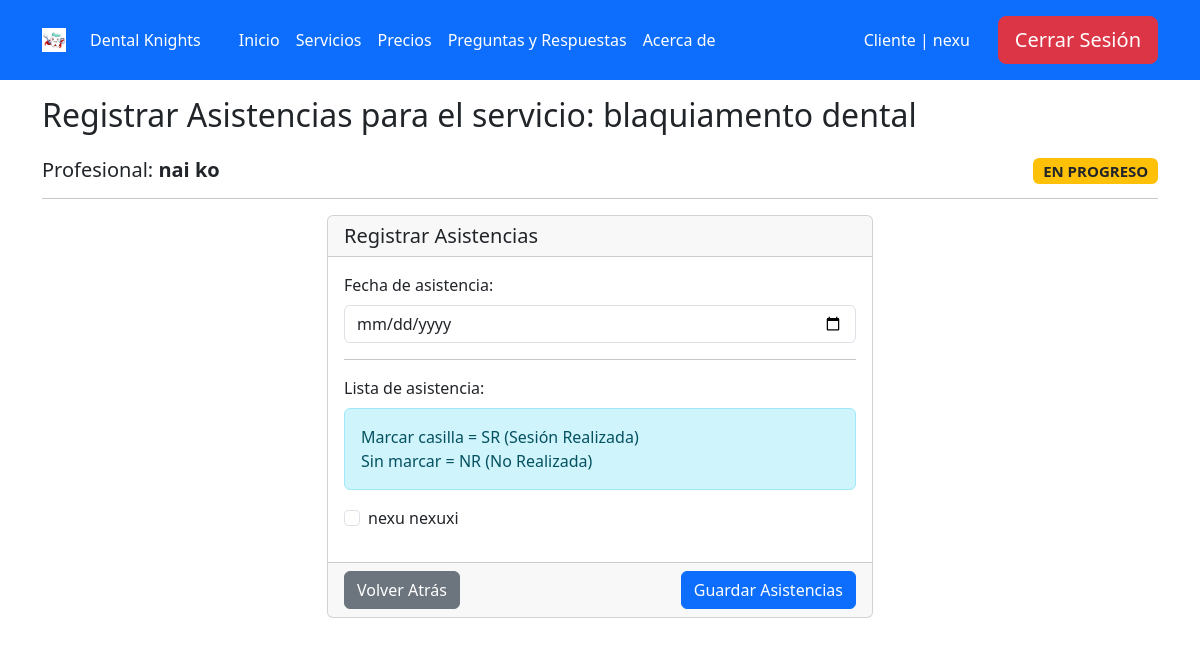
The app's page /servicios/8/asistencias/agregar/ (signed in) with its own data.
### core/models.py (models this page shows, shortened)
class Servicios(models.Model):
    STATUS_CHOICES = (
        ('S', 'Solicitud de Servicio'),  # Servicio solicitado por el cliente
        ('P', 'En progreso'),            # Servicio en proceso de realización
        ('F', 'Finalizado'),             # Servicio completado
    )
    name = models.CharField(max_length=100, verbose_name='Nombre del Servicio')  # Nombre del servicio
    description = models.TextField(blank=True, null=True, verbose_name='Descripción')  # Descripción opcional del servicio
    profesional = models.ForeignKey(User, on_delete=models.CASCADE, limit_choices_to={'groups__name': 'profesionales'}, verbose_name='Profesional')  # Profesional asignado, relacionado con un usuario del grupo "profesionales"
    n_procedimientos = models.PositiveIntegerField(default=0, verbose_name='Número de sesiones')  # Número de procedimientos o sesiones asociadas al servicio
    status = models.CharField(max_length=1, choices=STATUS_CHOICES, default='S', verbose_name='Estado')  # Estado del servicio, utilizando las opciones definidas en STATUS_CHOICES
    class Meta:
        verbose_name = 'servicio'
        verbose_name_plural = 'servicios'

class RegistroServicio(models.Model):
    servicio = models.ForeignKey(Servicios, on_delete=models.CASCADE, verbose_name='Servicio')
    cliente = models.ForeignKey(
        User,
        on_delete=models.CASCADE,  # Si el cliente se elimina, también se elimina la solicitud
        related_name='cliente_registrado',  # Relaciona la solicitud con el cliente
        limit_choices_to={'groups__name': 'clientes'},  # Limita los clientes a aquellos que están en el grupo "clientes"
        verbose_name='cliente'
    )
    enabled = models.BooleanField(default=True, verbose_name='Habilitado')
    observacion = models.TextField(null=True, blank=True, verbose_name='Observación')
    archivo = models.FileField(upload_to='archivos/', null=True, blank=True)
    odontograma = models.ImageField(upload_to='odontogramas/', null=True, blank=True)
    class Meta:
        verbose_name = 'solicitud de servicio'
        verbose_name_plural = 'solicitudes de servicios'

### core/views.py (the view, shortened to what this page needs)
# urls.py: path('servicios/<int:servicio_id>/asistencias/agregar/', login_required(AgregarAsistenciaView.as_view()), name='agregar_asistencia'),
@add_group_name_to_context
class AgregarAsistenciaView(TemplateView):
    template_name = 'agregar_asistencia.html'
    def get_context_data(self, **kwargs):
        context = super().get_context_data(**kwargs)
        servicio_id = kwargs['servicio_id']
        servicio = get_object_or_404(Servicios, id=servicio_id)
        registros = RegistroServicio.objects.filter(servicio=servicio)
        context['servicio'] = servicio
        context['registros'] = registros
        return context

### core/views.py (called while the page is built)
def plural_to_singular(plural):
    plural_singular = {
        "clientes": "cliente",
        "profesionales": "profesional",
        "ejecutivos": "ejecutivo",
        "administradores": "administrador",
    }
    return plural_singular.get(plural, "error")

def get_group_and_color(user):
    group = user.groups.first()
    group_id = None
    group_name = None
    group_name_singular = None
    color = None
    if group:
        if group.name == 'clientes':
            color = 'bg-primary'
        elif group.name == 'profesionales':
            color = 'bg-success'
        elif group.name == 'ejecutivos':
            color = 'bg-danger'
        elif group.name == 'administradores':
            color = 'bg-info'
        group_id = group.id
        group_name = group.name
        group_name_singular = plural_to_singular(group.name)
    return group_id, group_name, group_name_singular, color

def add_group_name_to_context(view_class):
    original_dispatch = view_class.dispatch
    def dispatch(self, request, *args, **kwargs):
        user = self.request.user
        group_id, group_name, group_name_singular, color = get_group_and_color(user)
        context = {
            'group_name': group_name,
            'group_name_singular': group_name_singular,
            'color': color
        }
        self.extra_context = context
        return original_dispatch(self, request, *args, **kwargs)
    view_class.dispatch = dispatch
    return view_class

### templates/agregar_asistencia.html (shortened to what this page needs)
{% extends 'base.html' %}
{% block content %}
<div class="container mt-3">
    <h2 class="mb-4">Registrar Asistencias para el servicio: {{ servicio.name }}</h2>
    <h5>
        Profesional: <strong>{{ servicio.profesional.get_full_name }}</strong>
        {% if servicio.status == 'S' %}
            <span class="badge bg-success float-end">EN SOLICITUD</span>
        {% elif servicio.status == 'P' %}
            <span class="badge bg-warning text-dark float-end">EN PROGRESO</span>
        {% elif servicio.status == 'F' %}
            <span class="badge bg-danger float-end">FINALIZADO</span>
        {% endif %}
    </h5>
    <hr>
    <form action="{% url 'agregar_asistencia' servicio.id %}" method="post">
        <div class="row">
            <div class="col-6 mx-auto">
                <div class="card">
                    <div class="card-header">
                        <h5 class="card-title mb-0">Registrar Asistencias</h5>
                    </div>
                    <div class="card-body">
                        <div class="mb-3">
                            <label class="form-label" for="date">Fecha de asistencia:</label>
                            <input class="form-control" type="date" name="date" id="date" required>
                        </div>
                        <hr>
                        <div class="mb-3">
                            <label class="form-label">Lista de asistencia:</label>
                            <div class="alert alert-info">
                                Marcar casilla = SR (Sesión Realizada)<br>
                                Sin marcar = NR (No Realizada)
                            </div>
                            {% for registro in registros %}
                                <div class="form-check mb-2">
                                    <input class="form-check-input" type="checkbox" name="asistencia_{{ registro.cliente.id }}" id="{{ registro.cliente.id }}_present" value="1">
                                    <label class="form-check-label" for="{{ registro.cliente.id }}_present">
                                        {{ registro.cliente.get_full_name }}
                                    </label>
                                </div>
                            {% endfor %}
                        </div>
                    </div>
                    <div class="card-footer">
                        <div class="d-flex justify-content-between">
                            <a class="btn btn-secondary" href="{% url 'lista_asistencia' servicio.id %}">
                                Volver Atrás
                            </a>
                            <button class="btn btn-primary" type="submit">
                                Guardar Asistencias
                            </button>
                        </div>
                    </div>
                </div>
            </div>
        </div>
    </form>
</div>
{% endblock %}

### templates/header.html (shortened to what this page needs)
{% if user.is_authenticated %}
    {% if group_name == 'clientes' %}
        <header class="p-3 text-bg-dark bg-primary">
    {% elif group_name == 'profesionales' %}
        <header class="p-3 text-bg-dark bg-success">
    {% elif group_name == 'ejecutivos' %}
        <header class="p-3 text-bg-dark bg-danger">
    {% elif group_name == 'administradores' %}
        <header class="p-3 text-bg-dark bg-info">
    {% else %}
        <header class="p-3 text-bg-dark bg-dark">
    {% endif %}
{% else %}
    <header class="p-3 text-bg-dark bg-black">
{% endif %}
    <div class="container">
        <div class="d-flex flex-wrap align-items-center justify-content-between">
            <a href="{% url 'home' %}" class="d-flex align-items-center mb-2 mb-lg-0 text-white text-decoration-none text-center" style="margin-right: 30px;">
                <img src="/media/dienteicon.jpg" alt="Logo" style="width: 24px; height: 24px; margin-right: 8px;">
                <span class="ms-3">Dental Knights</span>
            </a>
            {% if user.is_authenticated %}
                {% if group_name == 'clientes' %}
                    <ul class="nav col-12 col-lg-auto me-lg-auto mb-2 justify-content-center mb-md-0 bg-primary">
                {% elif group_name == 'profesionales' %}
                    <ul class="nav col-12 col-lg-auto me-lg-auto mb-2 justify-content-center mb-md-0 bg-success">
                {% elif group_name == 'ejecutivos' %}
                    <ul class="nav col-12 col-lg-auto me-lg-auto mb-2 justify-content-center mb-md-0 bg-danger">
                {% elif group_name == 'administradores' %}
                    <ul class="nav col-12 col-lg-auto me-lg-auto mb-2 justify-content-center mb-md-0 bg-info">
                {% else %}
                    <ul class="nav col-12 col-lg-auto me-lg-auto mb-2 justify-content-center mb-md-0 bg-dark">
                {% endif %}
            {% else %}
                <ul class="nav col-12 col-lg-auto me-lg-auto mb-2 justify-content-center mb-md-0 bg-black">
            {% endif %}
                <li><a href="{% url 'home' %}" class="nav-link px-2 text-white">Inicio</a></li>
                <li><a href="{% url 'servicios' %}" class="nav-link px-2 text-white">Servicios</a></li>
                {% if not user.is_authenticated or group_name == 'clientes' %}
                <li><a href="{% url 'pricing' %}" class="nav-link px-2 text-white">Precios</a></li>
                <li><a href="#" class="nav-link px-2 text-white">Preguntas y Respuestas</a></li>
                <li><a href="#" class="nav-link px-2 text-white">Acerca de</a></li>
                {% endif %}
            </ul>
            <div class="d-flex align-items-center" style="gap: 20px;">
                {% if user.is_authenticated %}
                    <li style="list-style-type: none;">
                        <a class="nav-link px-2 text-white" href="{% url 'profile' %}">{{ group_name_singular|capfirst }}
                            | {{ user.username }}</a>
                    </li>
                    <form action="{% url 'logout' %}" method="post" style="display: inline;">
                        <button type="submit" class="btn btn-lg btn-danger">Cerrar Sesión</button>
                    </form>
                {% endif %}
            </div>
        </div>
    </div>
</header>

### records on screen
Servicios: name "blaquiamento dental", profesional.get_full_name "nai ko"
RegistroServicio: cliente.get_full_name "nexu nexuxi"

### other values on screen
{{ group_name_singular|capfirst }} "Cliente"
{{ user.username }} "nexu"
